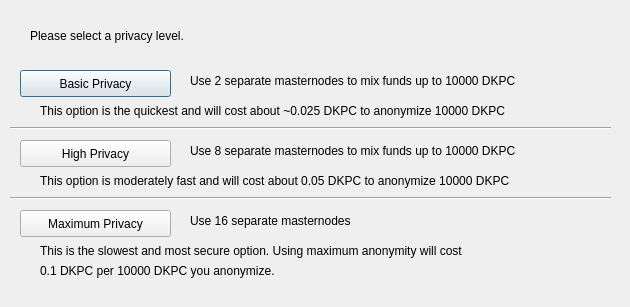
<?xml version="1.0" encoding="UTF-8"?>
<ui version="4.0">
 <class>ObfuscationConfig</class>
 <widget class="QDialog" name="ObfuscationConfig">
  <property name="geometry">
   <rect>
    <x>0</x>
    <y>0</y>
    <width>630</width>
    <height>307</height>
   </rect>
  </property>
  <property name="windowTitle">
   <string>Configure Obfuscation</string>
  </property>
  <widget class="QPushButton" name="buttonBasic">
   <property name="geometry">
    <rect>
     <x>20</x>
     <y>70</y>
     <width>151</width>
     <height>27</height>
    </rect>
   </property>
   <property name="text">
    <string>Basic Privacy</string>
   </property>
  </widget>
  <widget class="QPushButton" name="buttonHigh">
   <property name="geometry">
    <rect>
     <x>20</x>
     <y>140</y>
     <width>151</width>
     <height>27</height>
    </rect>
   </property>
   <property name="text">
    <string>High Privacy</string>
   </property>
  </widget>
  <widget class="QPushButton" name="buttonMax">
   <property name="geometry">
    <rect>
     <x>20</x>
     <y>210</y>
     <width>151</width>
     <height>27</height>
    </rect>
   </property>
   <property name="text">
    <string>Maximum Privacy</string>
   </property>
  </widget>
  <widget class="QLabel" name="label">
   <property name="geometry">
    <rect>
     <x>30</x>
     <y>20</y>
     <width>571</width>
     <height>31</height>
    </rect>
   </property>
   <property name="text">
    <string>Please select a privacy level.</string>
   </property>
  </widget>
  <widget class="QLabel" name="label_2">
   <property name="geometry">
    <rect>
     <x>190</x>
     <y>70</y>
     <width>421</width>
     <height>21</height>
    </rect>
   </property>
   <property name="text">
    <string>Use 2 separate masternodes to mix funds up to 10000 DKPC</string>
   </property>
  </widget>
  <widget class="QLabel" name="label_3">
   <property name="geometry">
    <rect>
     <x>190</x>
     <y>140</y>
     <width>411</width>
     <height>21</height>
    </rect>
   </property>
   <property name="text">
    <string>Use 8 separate masternodes to mix funds up to 10000 DKPC</string>
   </property>
  </widget>
  <widget class="QLabel" name="label_4">
   <property name="geometry">
    <rect>
     <x>190</x>
     <y>210</y>
     <width>421</width>
     <height>21</height>
    </rect>
   </property>
   <property name="text">
    <string>Use 16 separate masternodes</string>
   </property>
  </widget>
  <widget class="QLabel" name="label_6">
   <property name="geometry">
    <rect>
     <x>40</x>
     <y>100</y>
     <width>561</width>
     <height>21</height>
    </rect>
   </property>
   <property name="text">
    <string>This option is the quickest and will cost about ~0.025 DKPC to anonymize 10000 DKPC</string>
   </property>
  </widget>
  <widget class="QLabel" name="label_7">
   <property name="geometry">
    <rect>
     <x>40</x>
     <y>170</y>
     <width>561</width>
     <height>21</height>
    </rect>
   </property>
   <property name="text">
    <string>This option is moderately fast and will cost about 0.05 DKPC to anonymize 10000 DKPC</string>
   </property>
  </widget>
  <widget class="QLabel" name="label_8">
   <property name="geometry">
    <rect>
     <x>40</x>
     <y>240</y>
     <width>561</width>
     <height>21</height>
    </rect>
   </property>
   <property name="text">
    <string>This is the slowest and most secure option. Using maximum anonymity will cost</string>
   </property>
  </widget>
  <widget class="QLabel" name="label_9">
   <property name="geometry">
    <rect>
     <x>40</x>
     <y>260</y>
     <width>561</width>
     <height>21</height>
    </rect>
   </property>
   <property name="text">
    <string>0.1 DKPC per 10000 DKPC you anonymize.</string>
   </property>
  </widget>
  <widget class="Line" name="line">
   <property name="geometry">
    <rect>
     <x>10</x>
     <y>120</y>
     <width>601</width>
     <height>16</height>
    </rect>
   </property>
   <property name="orientation">
    <enum>Qt::Horizontal</enum>
   </property>
  </widget>
  <widget class="Line" name="line_2">
   <property name="geometry">
    <rect>
     <x>10</x>
     <y>190</y>
     <width>601</width>
     <height>16</height>
    </rect>
   </property>
   <property name="orientation">
    <enum>Qt::Horizontal</enum>
   </property>
  </widget>
 </widget>
 <resources/>
 <connections/>
</ui>
